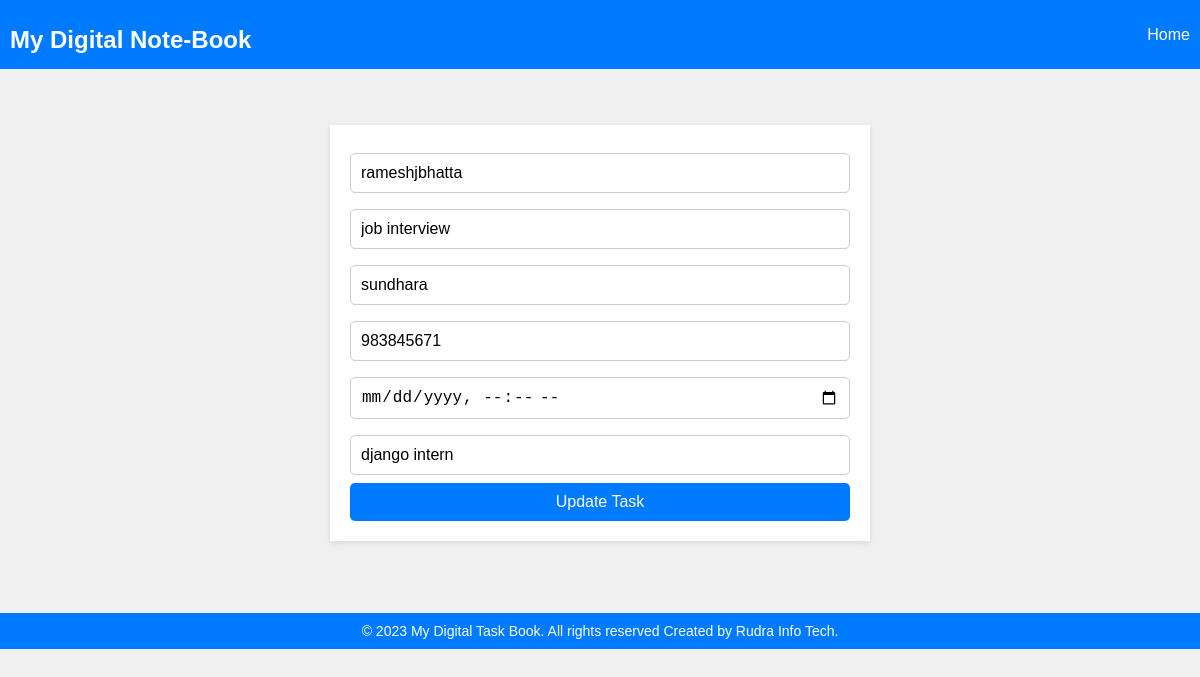
Page /update/4 on the committed database.
### taskbook/models.py (models this page shows, shortened)
class TaskInfo(models.Model):
      usertask = models.CharField(blank=False,null=False,max_length=150)
      taskname=models.CharField(max_length=250)
      location=models.CharField(max_length=250)
      mobile=models.IntegerField()
      timedate=models.DateTimeField()
      details=models.TextField(max_length=400)
      class Meta:
        db_table = "taskinfo"

### taskbook/views.py (the view, shortened to what this page needs)
# urls.py: path('update/<int:id>',views.updateTask, name='updatepage'),
def updateTask(request,id):
    tasks=TaskInfo.objects.get(id=id)
    print(id)
    return render(request,'taskbook/update.html',{'tasks':tasks})

### taskbook/templates/taskbook/update.html (shortened to what this page needs)
{% load static %}
{% include 'taskbook/header.html' %}
   <link rel="stylesheet" href="{% static 'taskbook/css/update.css' %}">
</head>
<body>
    <br><br>
    <div class="container">
        <form method="post">
            <input type="text" name="taskname" value="{{ tasks.usertask }}">
            <input type="text" name="taskid" value="{{ tasks.taskname }}">
            <input type="text" name="location" value="{{ tasks.location }}">
            <input type="number" name="mobile" value="{{ tasks.mobile }}">
            <input type="datetime-local" name="timedate" value="{{ tasks.datetime }}">
            <input type="detail" name="details" value="{{ tasks.details }}">
            <input type="submit" name="updatetask" value="Update Task">
        </form>
    </div>
    <br><br><br><br>
{% include 'taskbook/footer.html' %}

### taskbook/static/taskbook/css/header.css (style rules this page uses)
body { font-family: Arial, sans-serif; background-color: #f0f0f0; margin: 0; padding: 0; }
.container { max-width: 1000px; margin: 0 auto; padding: 20px; }

### taskbook/static/taskbook/css/update.css (style rules this page uses)
body { font-family: Arial, sans-serif; background-color: #f0f0f0; margin: 0; padding: 0; }
.container { max-width: 500px; margin: 0 auto; padding: 20px; background-color: white; box-shadow: 0 2px 6px rgba(0, 0, 0, 0.1); }
form { display: flex; flex-direction: column; }
input[type="text"], input[type="number"], input[type="datetime-local"], input[type="detail"] { margin: 8px 0; padding: 10px; border: 1px solid #ccc; border-radius: 5px; font-size: 16px; }
input[type="submit"] { background-color: #007bff; color: white; cursor: pointer; padding: 10px; border: none; border-radius: 5px; font-size: 16px; }

### rows in the picture
TaskInfo: taskname "rameshjbhatta", taskid "job interview", location "sundhara", mobile "983845671", details "django intern"
